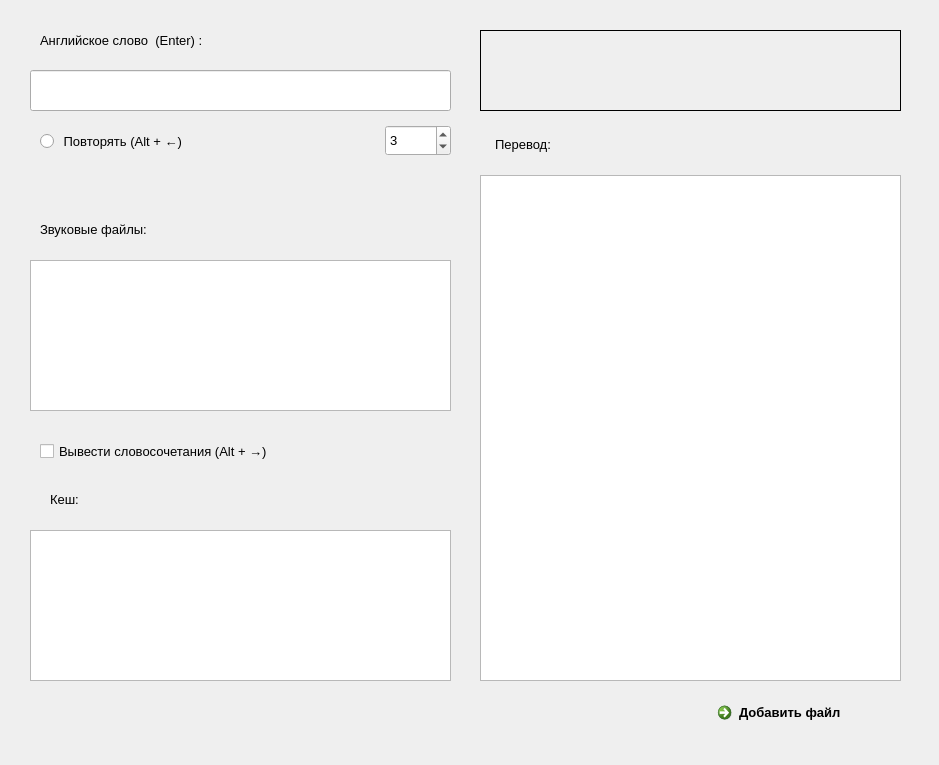
<?xml version="1.0" encoding="UTF-8"?>
<ui version="4.0">
 <class>Form</class>
 <widget class="QWidget" name="Form">
  <property name="geometry">
   <rect>
    <x>0</x>
    <y>0</y>
    <width>939</width>
    <height>765</height>
   </rect>
  </property>
  <property name="font">
   <font>
    <family>Arial</family>
    <pointsize>10</pointsize>
   </font>
  </property>
  <property name="cursor">
   <cursorShape>ArrowCursor</cursorShape>
  </property>
  <property name="focusPolicy">
   <enum>Qt::WheelFocus</enum>
  </property>
  <property name="windowTitle">
   <string>Произношение</string>
  </property>
  <widget class="QLineEdit" name="lineEditInput">
   <property name="geometry">
    <rect>
     <x>30</x>
     <y>70</y>
     <width>421</width>
     <height>41</height>
    </rect>
   </property>
   <property name="font">
    <font>
     <family>Arial</family>
     <pointsize>12</pointsize>
    </font>
   </property>
   <property name="acceptDrops">
    <bool>false</bool>
   </property>
   <property name="dragEnabled">
    <bool>false</bool>
   </property>
  </widget>
  <widget class="QLabel" name="labelInput">
   <property name="geometry">
    <rect>
     <x>40</x>
     <y>30</y>
     <width>251</width>
     <height>20</height>
    </rect>
   </property>
   <property name="font">
    <font>
     <family>Arial</family>
     <pointsize>10</pointsize>
    </font>
   </property>
   <property name="text">
    <string>Английское слово  (Enter) :</string>
   </property>
  </widget>
  <widget class="QLabel" name="labelOutput">
   <property name="geometry">
    <rect>
     <x>480</x>
     <y>30</y>
     <width>421</width>
     <height>81</height>
    </rect>
   </property>
   <property name="font">
    <font>
     <family>Arial</family>
     <pointsize>12</pointsize>
    </font>
   </property>
   <property name="layoutDirection">
    <enum>Qt::LeftToRight</enum>
   </property>
   <property name="frameShape">
    <enum>QFrame::Box</enum>
   </property>
   <property name="lineWidth">
    <number>1</number>
   </property>
   <property name="text">
    <string/>
   </property>
   <property name="alignment">
    <set>Qt::AlignCenter</set>
   </property>
  </widget>
  <widget class="Phonon::VolumeSlider" name="volumeSlider">
   <property name="geometry">
    <rect>
     <x>30</x>
     <y>170</y>
     <width>211</width>
     <height>30</height>
    </rect>
   </property>
   <property name="font">
    <font>
     <family>Arial</family>
     <pointsize>9</pointsize>
    </font>
   </property>
   <property name="cursor">
    <cursorShape>PointingHandCursor</cursorShape>
   </property>
   <property name="maximumVolume">
    <double>1.000000000000000</double>
   </property>
  </widget>
  <widget class="QCommandLinkButton" name="commandLinkButton">
   <property name="geometry">
    <rect>
     <x>710</x>
     <y>695</y>
     <width>191</width>
     <height>42</height>
    </rect>
   </property>
   <property name="font">
    <font>
     <family>Arial</family>
     <pointsize>10</pointsize>
    </font>
   </property>
   <property name="cursor">
    <cursorShape>PointingHandCursor</cursorShape>
   </property>
   <property name="text">
    <string>Добавить файл</string>
   </property>
   <property name="iconSize">
    <size>
     <width>40</width>
     <height>40</height>
    </size>
   </property>
  </widget>
  <widget class="QRadioButton" name="radioButtonRepeat">
   <property name="geometry">
    <rect>
     <x>40</x>
     <y>130</y>
     <width>291</width>
     <height>23</height>
    </rect>
   </property>
   <property name="font">
    <font>
     <family>Arial</family>
     <pointsize>10</pointsize>
    </font>
   </property>
   <property name="cursor">
    <cursorShape>PointingHandCursor</cursorShape>
   </property>
   <property name="text">
    <string> Повторять (Alt + ←)</string>
   </property>
  </widget>
  <widget class="QSpinBox" name="spinBox">
   <property name="geometry">
    <rect>
     <x>385</x>
     <y>125</y>
     <width>66</width>
     <height>31</height>
    </rect>
   </property>
   <property name="font">
    <font>
     <family>Arial</family>
     <pointsize>10</pointsize>
    </font>
   </property>
   <property name="cursor">
    <cursorShape>PointingHandCursor</cursorShape>
   </property>
   <property name="value">
    <number>3</number>
   </property>
  </widget>
  <widget class="QListWidget" name="listWidgetFiles">
   <property name="geometry">
    <rect>
     <x>30</x>
     <y>260</y>
     <width>421</width>
     <height>151</height>
    </rect>
   </property>
   <property name="font">
    <font>
     <family>Arial</family>
     <pointsize>11</pointsize>
    </font>
   </property>
   <property name="cursor" stdset="0">
    <cursorShape>PointingHandCursor</cursorShape>
   </property>
   <property name="acceptDrops">
    <bool>false</bool>
   </property>
   <property name="dragEnabled">
    <bool>false</bool>
   </property>
  </widget>
  <widget class="QLabel" name="label_3">
   <property name="geometry">
    <rect>
     <x>40</x>
     <y>220</y>
     <width>171</width>
     <height>19</height>
    </rect>
   </property>
   <property name="text">
    <string>Звуковые файлы:</string>
   </property>
  </widget>
  <widget class="QCheckBox" name="checkBox">
   <property name="geometry">
    <rect>
     <x>40</x>
     <y>440</y>
     <width>351</width>
     <height>23</height>
    </rect>
   </property>
   <property name="text">
    <string>Вывести словосочетания (Alt + →)</string>
   </property>
  </widget>
  <widget class="QListWidget" name="cacheWord">
   <property name="geometry">
    <rect>
     <x>30</x>
     <y>530</y>
     <width>421</width>
     <height>151</height>
    </rect>
   </property>
   <property name="font">
    <font>
     <family>Arial</family>
     <pointsize>11</pointsize>
    </font>
   </property>
   <property name="cursor" stdset="0">
    <cursorShape>PointingHandCursor</cursorShape>
   </property>
   <property name="mouseTracking">
    <bool>true</bool>
   </property>
   <property name="focusPolicy">
    <enum>Qt::WheelFocus</enum>
   </property>
   <property name="acceptDrops">
    <bool>false</bool>
   </property>
   <property name="editTriggers">
    <set>QAbstractItemView::DoubleClicked|QAbstractItemView::EditKeyPressed</set>
   </property>
   <property name="dragEnabled">
    <bool>false</bool>
   </property>
   <property name="dragDropMode">
    <enum>QAbstractItemView::NoDragDrop</enum>
   </property>
   <property name="iconSize">
    <size>
     <width>20</width>
     <height>20</height>
    </size>
   </property>
   <property name="sortingEnabled">
    <bool>true</bool>
   </property>
  </widget>
  <widget class="QLabel" name="label">
   <property name="geometry">
    <rect>
     <x>50</x>
     <y>490</y>
     <width>66</width>
     <height>19</height>
    </rect>
   </property>
   <property name="text">
    <string>Кеш:</string>
   </property>
  </widget>
  <widget class="QTextEdit" name="textEdit">
   <property name="geometry">
    <rect>
     <x>480</x>
     <y>175</y>
     <width>421</width>
     <height>506</height>
    </rect>
   </property>
   <property name="font">
    <font>
     <pointsize>11</pointsize>
    </font>
   </property>
  </widget>
  <widget class="QLabel" name="label_2">
   <property name="geometry">
    <rect>
     <x>495</x>
     <y>135</y>
     <width>101</width>
     <height>19</height>
    </rect>
   </property>
   <property name="text">
    <string>Перевод:</string>
   </property>
  </widget>
 </widget>
 <customwidgets>
  <customwidget>
   <class>Phonon::VolumeSlider</class>
   <extends>QWidget</extends>
   <header location="global">phonon/volumeslider.h</header>
  </customwidget>
 </customwidgets>
 <resources/>
 <connections>
  <connection>
   <sender>lineEditInput</sender>
   <signal>textChanged(QString)</signal>
   <receiver>labelOutput</receiver>
   <slot>clear()</slot>
   <hints>
    <hint type="sourcelabel">
     <x>253</x>
     <y>94</y>
    </hint>
    <hint type="destinationlabel">
     <x>439</x>
     <y>93</y>
    </hint>
   </hints>
  </connection>
  <connection>
   <sender>radioButtonRepeat</sender>
   <signal>clicked()</signal>
   <receiver>lineEditInput</receiver>
   <slot>setFocus()</slot>
   <hints>
    <hint type="sourcelabel">
     <x>54</x>
     <y>140</y>
    </hint>
    <hint type="destinationlabel">
     <x>54</x>
     <y>99</y>
    </hint>
   </hints>
  </connection>
  <connection>
   <sender>spinBox</sender>
   <signal>valueChanged(int)</signal>
   <receiver>lineEditInput</receiver>
   <slot>setFocus()</slot>
   <hints>
    <hint type="sourcelabel">
     <x>202</x>
     <y>131</y>
    </hint>
    <hint type="destinationlabel">
     <x>202</x>
     <y>104</y>
    </hint>
   </hints>
  </connection>
  <connection>
   <sender>lineEditInput</sender>
   <signal>returnPressed()</signal>
   <receiver>Form</receiver>
   <slot>pressedEnter()</slot>
   <hints>
    <hint type="sourcelabel">
     <x>283</x>
     <y>106</y>
    </hint>
    <hint type="destinationlabel">
     <x>293</x>
     <y>145</y>
    </hint>
   </hints>
  </connection>
  <connection>
   <sender>commandLinkButton</sender>
   <signal>clicked()</signal>
   <receiver>Form</receiver>
   <slot>choiceFileInExplorer()</slot>
   <hints>
    <hint type="sourcelabel">
     <x>500</x>
     <y>187</y>
    </hint>
    <hint type="destinationlabel">
     <x>501</x>
     <y>199</y>
    </hint>
   </hints>
  </connection>
  <connection>
   <sender>listWidgetFiles</sender>
   <signal>itemActivated(QListWidgetItem*)</signal>
   <receiver>Form</receiver>
   <slot>choiceItemFromList(QListWidgetItem*)</slot>
   <hints>
    <hint type="sourcelabel">
     <x>272</x>
     <y>332</y>
    </hint>
    <hint type="destinationlabel">
     <x>277</x>
     <y>219</y>
    </hint>
   </hints>
  </connection>
  <connection>
   <sender>listWidgetFiles</sender>
   <signal>itemClicked(QListWidgetItem*)</signal>
   <receiver>Form</receiver>
   <slot>choiceItemFromList(QListWidgetItem*)</slot>
   <hints>
    <hint type="sourcelabel">
     <x>134</x>
     <y>371</y>
    </hint>
    <hint type="destinationlabel">
     <x>134</x>
     <y>421</y>
    </hint>
   </hints>
  </connection>
  <connection>
   <sender>checkBox</sender>
   <signal>stateChanged(int)</signal>
   <receiver>lineEditInput</receiver>
   <slot>setFocus()</slot>
   <hints>
    <hint type="sourcelabel">
     <x>63</x>
     <y>451</y>
    </hint>
    <hint type="destinationlabel">
     <x>100</x>
     <y>82</y>
    </hint>
   </hints>
  </connection>
  <connection>
   <sender>cacheWord</sender>
   <signal>itemClicked(QListWidgetItem*)</signal>
   <receiver>Form</receiver>
   <slot>choiceItemFromCacheWord(QListWidgetItem*)</slot>
   <hints>
    <hint type="sourcelabel">
     <x>595</x>
     <y>370</y>
    </hint>
    <hint type="destinationlabel">
     <x>595</x>
     <y>417</y>
    </hint>
   </hints>
  </connection>
  <connection>
   <sender>cacheWord</sender>
   <signal>itemActivated(QListWidgetItem*)</signal>
   <receiver>Form</receiver>
   <slot>choiceItemFromCacheWord(QListWidgetItem*)</slot>
   <hints>
    <hint type="sourcelabel">
     <x>707</x>
     <y>381</y>
    </hint>
    <hint type="destinationlabel">
     <x>709</x>
     <y>440</y>
    </hint>
   </hints>
  </connection>
 </connections>
 <slots>
  <slot>setFocusLineEdit()</slot>
  <slot>pressedEnter()</slot>
  <slot>choiceFileInExplorer()</slot>
  <slot>choiceItemFromList(QListWidgetItem*)</slot>
  <slot>choiceItemFromCacheWord(QListWidgetItem*)</slot>
 </slots>
</ui>
